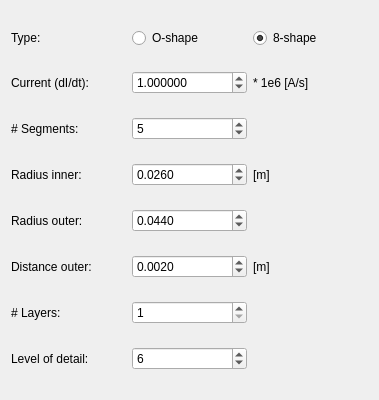
<?xml version="1.0" encoding="UTF-8"?>
<ui version="4.0">
 <class>ModelTMSCoilDipoleDialog</class>
 <widget class="QWidget" name="ModelTMSCoilDipoleDialog">
  <property name="geometry">
   <rect>
    <x>0</x>
    <y>0</y>
    <width>379</width>
    <height>400</height>
   </rect>
  </property>
  <property name="minimumSize">
   <size>
    <width>379</width>
    <height>400</height>
   </size>
  </property>
  <property name="windowTitle">
   <string>ModelTMSCoilDipoleDialog</string>
  </property>
  <layout class="QHBoxLayout" name="horizontalLayout">
   <item>
    <layout class="QGridLayout" name="gridLayout">
     <item row="6" column="0">
      <widget class="QLabel" name="label_5">
       <property name="text">
        <string># Layers:</string>
       </property>
      </widget>
     </item>
     <item row="2" column="1">
      <widget class="QSpinBox" name="Segments_">
       <property name="minimum">
        <number>1</number>
       </property>
       <property name="maximum">
        <number>1000000000</number>
       </property>
       <property name="value">
        <number>5</number>
       </property>
      </widget>
     </item>
     <item row="0" column="0">
      <widget class="QLabel" name="label">
       <property name="text">
        <string>Type:</string>
       </property>
      </widget>
     </item>
     <item row="1" column="0">
      <widget class="QLabel" name="label_2">
       <property name="text">
        <string>Current (dI/dt):</string>
       </property>
      </widget>
     </item>
     <item row="0" column="2">
      <widget class="QRadioButton" name="Fig8RadioButton_">
       <property name="text">
        <string>8-shape</string>
       </property>
       <property name="checked">
        <bool>true</bool>
       </property>
      </widget>
     </item>
     <item row="0" column="1">
      <widget class="QRadioButton" name="CircularRadioButton_">
       <property name="text">
        <string>O-shape</string>
       </property>
      </widget>
     </item>
     <item row="3" column="0">
      <widget class="QLabel" name="label_0">
       <property name="text">
        <string>Radius inner:</string>
       </property>
      </widget>
     </item>
     <item row="4" column="0">
      <widget class="QLabel" name="label_1">
       <property name="text">
        <string>Radius outer:</string>
       </property>
      </widget>
     </item>
     <item row="5" column="0">
      <widget class="QLabel" name="label_2">
       <property name="text">
        <string>Distance outer:</string>
       </property>
      </widget>
     </item>
     <item row="1" column="2">
      <widget class="QLabel" name="label_3">
       <property name="text">
        <string>* 1e6 [A/s]</string>
       </property>
      </widget>
     </item>
     <item row="2" column="0">
      <widget class="QLabel" name="label_4">
       <property name="text">
        <string># Segments:</string>
       </property>
      </widget>
     </item>
     <item row="5" column="2">
      <widget class="QLabel" name="label_10">
       <property name="text">
        <string>[m]</string>
       </property>
      </widget>
     </item>
     <item row="3" column="2">
      <widget class="QLabel" name="label_7">
       <property name="text">
        <string>[m]</string>
       </property>
      </widget>
     </item>
     <item row="7" column="0">
      <widget class="QLabel" name="label_11">
       <property name="text">
        <string>Level of detail:</string>
       </property>
      </widget>
     </item>
     <item row="5" column="1">
      <widget class="QDoubleSpinBox" name="OuterDistance_">
       <property name="decimals">
        <number>4</number>
       </property>
       <property name="minimum">
        <double>0.000100000000000</double>
       </property>
       <property name="maximum">
        <double>1000000000.000000000000000</double>
       </property>
       <property name="singleStep">
        <double>0.000100000000000</double>
       </property>
       <property name="value">
        <double>0.002000000000000</double>
       </property>
      </widget>
     </item>
     <item row="7" column="1">
      <widget class="QSpinBox" name="LevelOfDetail_">
       <property name="minimum">
        <number>1</number>
       </property>
       <property name="maximum">
        <number>1000000000</number>
       </property>
       <property name="value">
        <number>6</number>
       </property>
      </widget>
     </item>
     <item row="4" column="1">
      <widget class="QDoubleSpinBox" name="OuterRadius_">
       <property name="decimals">
        <number>4</number>
       </property>
       <property name="minimum">
        <double>0.000100000000000</double>
       </property>
       <property name="maximum">
        <double>1000000000.000000000000000</double>
       </property>
       <property name="singleStep">
        <double>0.000100000000000</double>
       </property>
       <property name="value">
        <double>0.044000000000000</double>
       </property>
      </widget>
     </item>
     <item row="3" column="1">
      <widget class="QDoubleSpinBox" name="InnerRadius_">
       <property name="decimals">
        <number>4</number>
       </property>
       <property name="minimum">
        <double>0.000100000000000</double>
       </property>
       <property name="maximum">
        <double>1000000000.000000000000000</double>
       </property>
       <property name="singleStep">
        <double>0.000100000000000</double>
       </property>
       <property name="value">
        <double>0.026000000000000</double>
       </property>
      </widget>
     </item>
     <item row="1" column="1">
      <widget class="QDoubleSpinBox" name="Current_">
       <property name="decimals">
        <number>6</number>
       </property>
       <property name="minimum">
        <double>0.000001000000000</double>
       </property>
       <property name="maximum">
        <double>1000000000.000000000000000</double>
       </property>
       <property name="singleStep">
        <double>0.000001000000000</double>
       </property>
       <property name="value">
        <double>1.000000000000000</double>
       </property>
      </widget>
     </item>
     <item row="6" column="1">
      <widget class="QSpinBox" name="Layers_">
       <property name="minimum">
        <number>1</number>
       </property>
       <property name="maximum">
        <number>1000000000</number>
       </property>
       <property name="value">
        <number>1</number>
       </property>
      </widget>
     </item>
    </layout>
   </item>
  </layout>
 </widget>
 <resources/>
 <connections/>
</ui>
